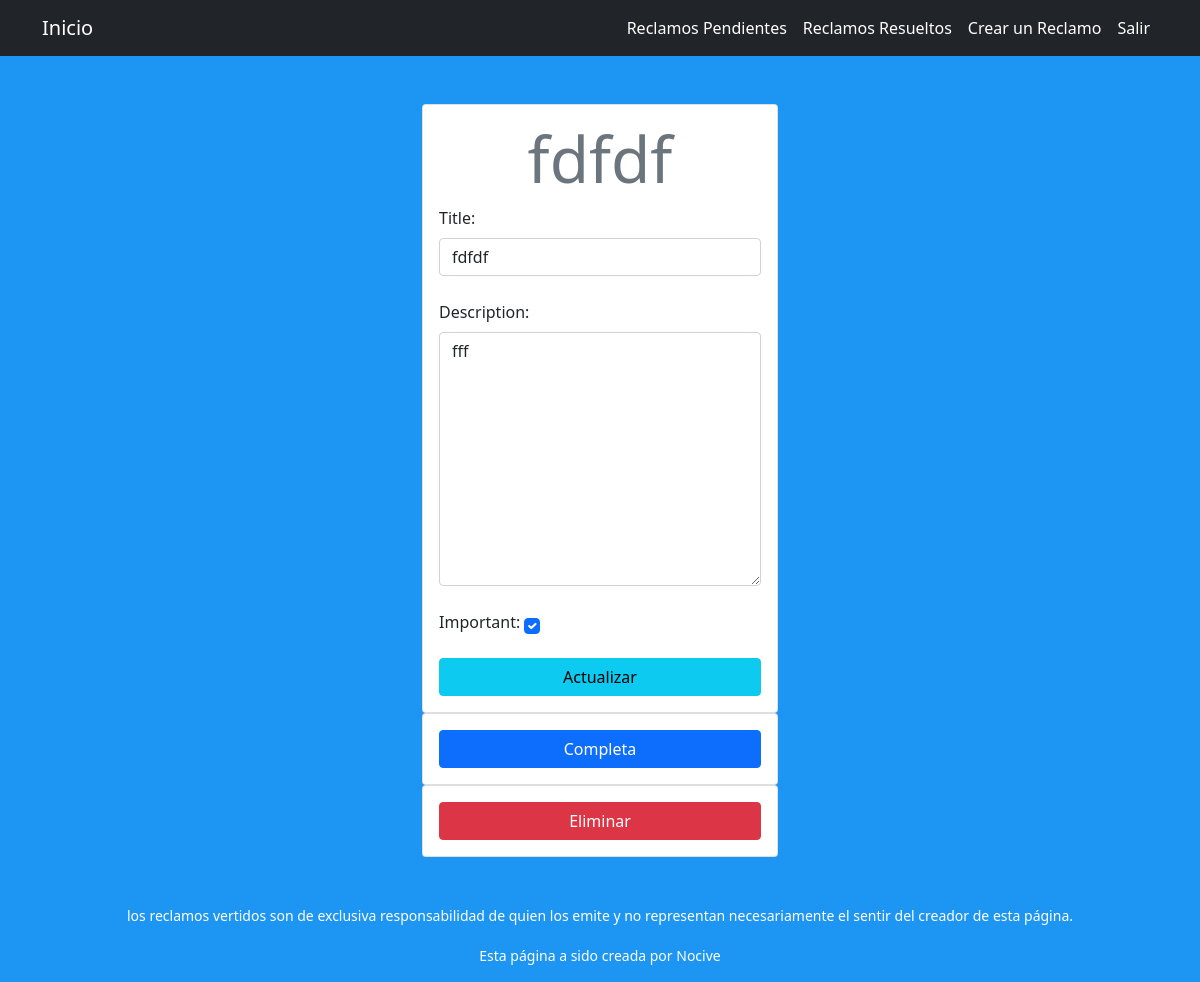
Page /tasks/3/ (signed in) on the committed database.
### tasks/models.py (models this page shows, shortened)
class Task(models.Model):
    title= models.CharField(max_length=20)
    description= models.TextField(blank=True)
    created=models.DateTimeField(auto_now_add=True)
    datecompleted=models.DateTimeField(null=True, blank=True) # puede ir en blanco
    important=models.BooleanField(default=False)
    user=models.ForeignKey(User,on_delete=models.CASCADE)

### tasks/views.py (the view, shortened to what this page needs)
# urls.py: path('tasks/<int:task_id>/', views.task_detail, name='task_detail'),
@login_required
def task_detail(request, task_id):
    task=get_object_or_404(Task,pk=task_id, user=request.user)
    form=TaskForm(instance=task)
    if request.method=='GET':
        return render(request, 'task_detail.html',{
            'task':task,
            'form':form,
        })

### tasks/forms.py
class TaskForm(forms.ModelForm):
    class Meta:
        model=Task
        fields=['title', 'description', 'important']
        widgets={                                   # widgets en minusculas
            'title':forms.TextInput(attrs={'class': 'form-control my-2','placeholder':'titulo...'}),
            'description': forms.Textarea(attrs={'class':'form-control my-2', 'placeholder':'descripcion...'}),
            'important': forms.CheckboxInput(attrs={'class':'form-check-input my-2'})
        }

### tasks/templates/task_detail.html (shortened to what this page needs)
{% extends 'base.html' %}
{% block content %}
<main class="container my-5">
    <div class="row">
        <div class="col-md-4 offset-md-4">
            <form class="card card-body" method="POST">
                <h1 class="text-center display-3 text-secondary">{{task.title}}</h1>
                {{form.as_p}}
                <button class="btn btn-info">Actualizar</button>
            </form>
            <form class="card card-body" action="{% url 'complete_task' task.id %}" method="POST">
                <button class="btn btn-primary">Completa</button>
            </form>
            <form class="card card-body" action="{% url 'delete_task' task.id %}" method="POST">
                <button class="btn btn-danger">Eliminar</button>
            </form>
        </div>
    </div>
</main>
{% endblock %}

### rows in the picture
Task: title "fdfdf", description "fff", important "☑"
